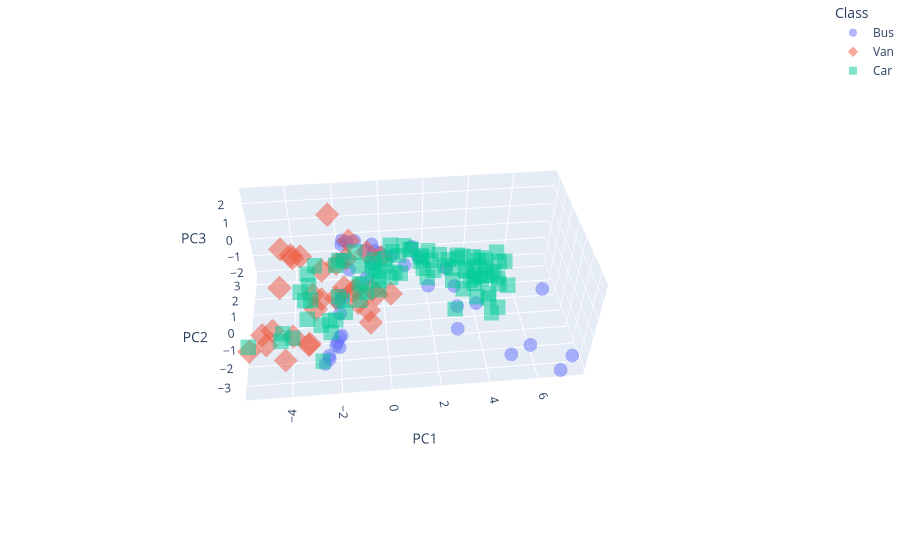

Notebook code cell kept with this figure:
### Code cell
#Plot Testing data in PC1, PC2 and PC3 projection space.

fig = px.scatter_3d(df_scores, x='PC1', y='PC2', z='PC3', color='Class', symbol='Class', opacity=0.5)

#Enlarge plot for readability
fig.update_layout(margin=dict(l=0,r=0,b=0,t=0))

fig.show()
